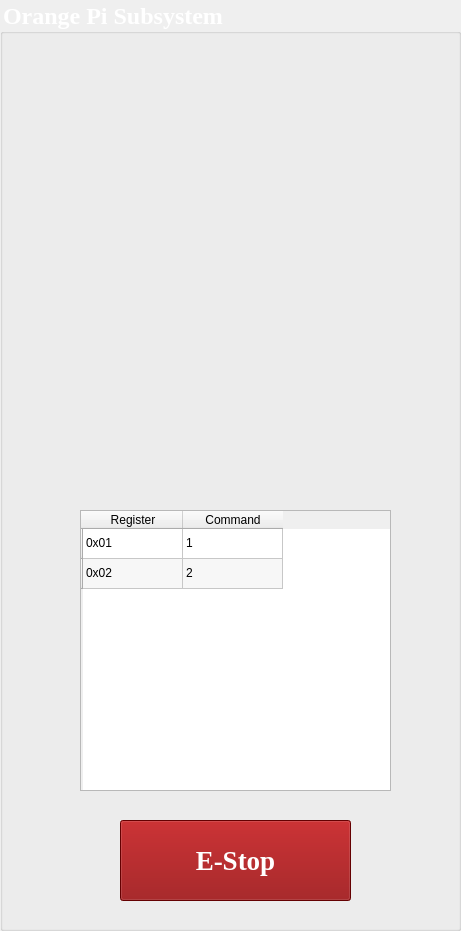
  <widget class="QGroupBox" name="Orange_Pi">
   <property name="geometry">
    <rect>
     <x>680</x>
     <y>20</y>
     <width>461</width>
     <height>931</height>
    </rect>
   </property>
   <property name="font">
    <font>
     <family>Georgia</family>
     <pointsize>18</pointsize>
     <weight>75</weight>
     <bold>true</bold>
    </font>
   </property>
   <property name="styleSheet">
    <string notr="true">color: rgb(255, 255, 255);</string>
   </property>
   <property name="title">
    <string>Orange Pi Subsystem</string>
   </property>
   <widget class="QLabel" name="Orange_Pi_Logo">
    <property name="geometry">
     <rect>
      <x>100</x>
      <y>40</y>
      <width>271</width>
      <height>261</height>
     </rect>
    </property>
    <property name="text">
     <string/>
    </property>
    <property name="pixmap">
     <pixmap>Pictures/OrangePi.png</pixmap>
    </property>
    <property name="scaledContents">
     <bool>true</bool>
    </property>
   </widget>
   <widget class="QTableWidget" name="tableWidget">
    <property name="geometry">
     <rect>
      <x>80</x>
      <y>510</y>
      <width>311</width>
      <height>281</height>
     </rect>
    </property>
    <property name="autoFillBackground">
     <bool>true</bool>
    </property>
    <property name="styleSheet">
     <string notr="true">color: rgb(0, 0, 0);</string>
    </property>
    <property name="frameShadow">
     <enum>QFrame::Sunken</enum>
    </property>
    <property name="autoScroll">
     <bool>true</bool>
    </property>
    <property name="editTriggers">
     <set>QAbstractItemView::DoubleClicked|QAbstractItemView::SelectedClicked</set>
    </property>
    <property name="alternatingRowColors">
     <bool>true</bool>
    </property>
    <row>
     <property name="text">
      <string/>
     </property>
    </row>
    <row>
     <property name="text">
      <string/>
     </property>
    </row>
    <column>
     <property name="text">
      <string>Register</string>
     </property>
    </column>
    <column>
     <property name="text">
      <string>Command</string>
     </property>
    </column>
    <item row="0" column="0">
     <property name="text">
      <string>0x01</string>
     </property>
    </item>
    <item row="0" column="1">
     <property name="text">
      <string>1</string>
     </property>
    </item>
    <item row="1" column="0">
     <property name="text">
      <string>0x02</string>
     </property>
    </item>
    <item row="1" column="1">
     <property name="text">
      <string>2</string>
     </property>
    </item>
   </widget>
   <widget class="QPushButton" name="Estop_Button">
    <property name="geometry">
     <rect>
      <x>120</x>
      <y>820</y>
      <width>231</width>
      <height>81</height>
     </rect>
    </property>
    <property name="font">
     <font>
      <family>Georgia</family>
      <pointsize>20</pointsize>
      <weight>75</weight>
      <bold>true</bold>
     </font>
    </property>
    <property name="styleSheet">
     <string notr="true">background-color: rgb(140, 0, 2);
color: rgb(255, 255, 255);</string>
    </property>
    <property name="text">
     <string>E-Stop</string>
    </property>
   </widget>
   <widget class="QWidget" name="cpu_usage" native="true">
    <property name="geometry">
     <rect>
      <x>70</x>
      <y>290</y>
      <width>321</width>
      <height>191</height>
     </rect>
    </property>
   </widget>
  </widget>
